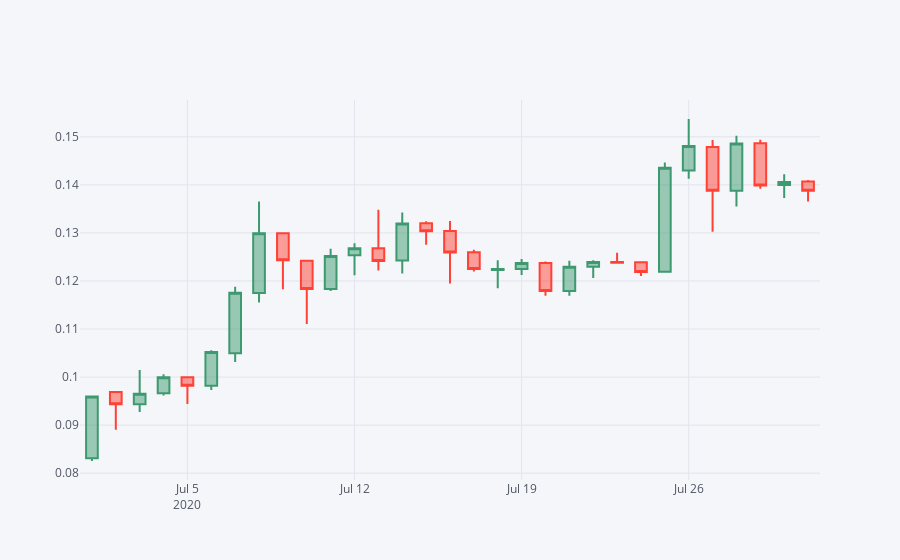

Here is the notebook cell this chart was saved with:
### Code cell
ada.loc["07-2020"].iplot(kind= "candle")
